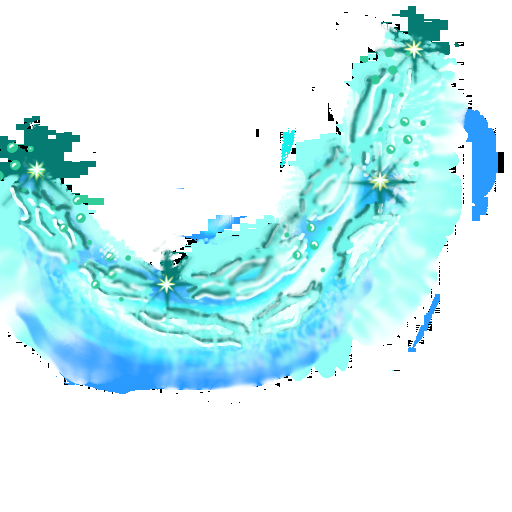
#> input picture art/theron_slash2.png, 512 x 512 px, found by its file name
$ python slash_layers.py
#> lines starting #> are read from the running program, lines starting #| are printed output that depends on the picture; after the words box and inside, x2 and y2 are one past the last pixel; in counts of white or black regions, pixels touching at a corner belong together
import numpy as np, cv2, sys
im=cv2.imread('art/theron_slash2.png',cv2.IMREAD_UNCHANGED).astype(np.float32)
B,G,R,A=[im[:,:,i] for i in range(4)]
H,W=A.shape
#> H = 512; W = 512
lum=0.3*R+0.59*G+0.11*B
mx=np.maximum(np.maximum(R,G),B); mn=np.minimum(np.minimum(R,G),B); sat=(mx-mn)/(mx+1)
# --- layer 3: sparkles (white star cores + their 8 rays) and the small green dots
white=((R>235)&(G>235)&(B>220)&(A>200)).astype(np.uint8)
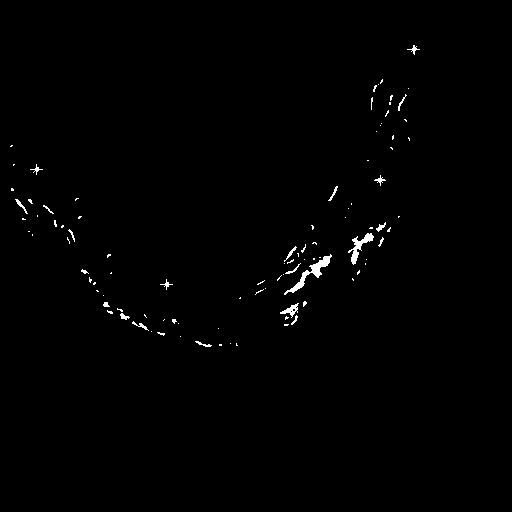
#> white: shape (512, 512); values 0 (black) and 1 (white), 0.7% white; 98 white regions (76 under 20 px), largest, box (x1, y1, x2, y2) and area: (284, 254, 332, 295) 367, (348, 233, 374, 265) 252, (280, 303, 299, 318) 106
n,lab,stats,cent=cv2.connectedComponentsWithStats(white,8)
#> lab: shape (512, 512) int32; 99 distinct labels, from 0 to 98
#> n = 99; stats = 99 rows, first 6: [0, 0, 512, 512, 260309], [407, 45, 13, 10, 38], [380, 79, 3, 5, 8], [373, 85, 4, 7, 15], [378, 84, 1, 1, 1], [408, 88, 1, 1, 1]; cent = 99 pairs, first value 11 to 413.4, second value 49.03 to 344.5
stars=[]
for i in range(1,n):
  x,y,w,h,ar=stats[i]
  if 4<=ar<=140 and max(w,h)<=16: stars.append((cent[i][0],cent[i][1],ar,w,h))
#> this loop made 98 passes
#> (x, y, w, h, ar) on passes 1 to 12: (407, 45, 13, 10, 38), (380, 79, 3, 5, 8), (373, 85, 4, 7, 15), (378, 84, 1, 1, 1), (408, 88, 1, 1, 1), (390, 95, 3, 6, 12), (398, 94, 9, 17, 34), (371, 97, 2, 13, 17), (389, 102, 2, 3, 6), (385, 110, 4, 7, 11), (404, 119, 3, 3, 5), (381, 123, 1, 1, 1)
#> after the loop, stars = 62 items, first 6: (413.4, 49.03, 38, 13, 10), (381.1, 81, 8, 3, 5), (374.3, 87.87, 15, 4, 7), (390.8, 97.17, 12, 3, 6), (371.3, 102.2, 17, 2, 13), (389.5, 103, 6, 2, 3)
print('star candidates',[(round(a),round(b),c) for a,b,c,_,_ in stars])
#> (printed output is left out)
yy,xx=np.mgrid[0:H,0:W].astype(np.float32)
STARS=[(413,49),(36,169),(380,180),(166,284)]
star=np.zeros((H,W),np.float32)
for cx,cy in STARS:
  dx,dy=xx-cx,yy-cy; d=np.hypot(dx,dy)
  m=np.clip(1.2-(d-5)/2,0,1)       # bright core
  for k in range(8):
    ang=k*np.pi/4; ux,uy=np.cos(ang),np.sin(ang); along=dx*ux+dy*uy; side=np.abs(-dx*uy+dy*ux)
    L=34 if k%2==0 else 20
    w=np.where((along>0)&(along<L+3), 2.2*(1-along/(L+3))+1.3, 0)
    m=np.maximum(m,np.clip(w-side+0.5,0,1))
  star=np.maximum(star,m*(d<40))
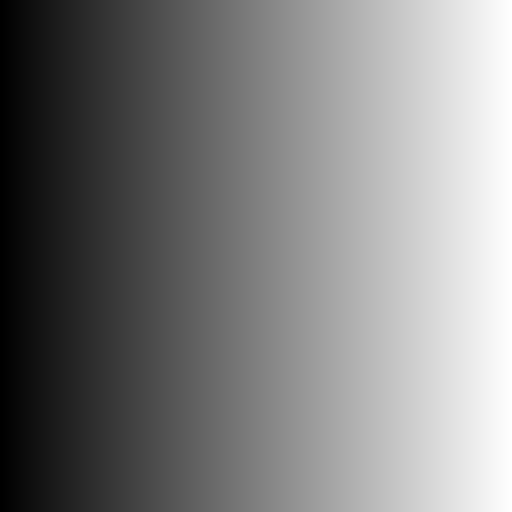
#> dx: shape (512, 512) float32; min -166, max 345, mean 89.5; drawn with min black and max white
dots=((G>B+12)&(G>R+45)&(A>110)).astype(np.uint8)
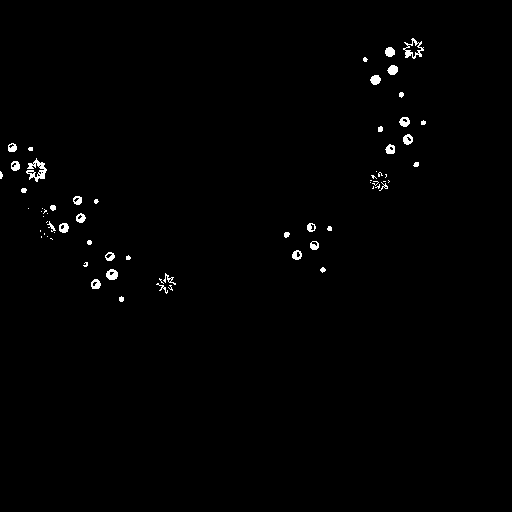
#> dots: shape (512, 512); values 0 (black) and 1 (white), 0.84% white; 66 white regions (32 under 20 px), largest, box (x1, y1, x2, y2) and area: (26, 158, 47, 182) 222, (403, 38, 424, 59) 160, (106, 269, 118, 280) 96
n,lab,stats,cent=cv2.connectedComponentsWithStats(dots,8)
#> lab: shape (512, 512) int32; 67 distinct labels, from 0 to 66
#> n = 67; stats = 67 rows, first 6: [0, 0, 512, 512, 259955], [403, 38, 21, 21, 160], [385, 47, 10, 10, 79], [363, 57, 5, 5, 18], [387, 65, 11, 10, 82], [370, 75, 11, 10, 82]; cent = 67 pairs, first value 0.722 to 422.9, second value 49.06 to 298.7
dm=np.zeros((H,W),np.uint8)
for i in range(1,n):
  if 3<=stats[i][4]<=90: dm[lab==i]=1
#> dm: shape (512, 512); values 0 (black) and 1 (white), 0.65% white; 49 white regions (18 under 20 px), largest, box (x1, y1, x2, y2) and area: (387, 65, 398, 75) 82, (370, 75, 381, 85) 82, (385, 47, 395, 57) 79
dm=cv2.dilate(dm,np.ones((3,3),np.uint8))
#> dm: shape (512, 512); values 0 (black) and 1 (white), 1.3% white; 38 white regions (1 under 20 px), largest, box (x1, y1, x2, y2) and area: (370, 171, 391, 192) 290, (155, 272, 177, 295) 289, (398, 116, 411, 128) 131
print('dots',int((n)),'kept px',int(dm.sum()))
#| dots 67 kept px 3419
m3=np.maximum(star,dm.astype(np.float32)*((A>40).astype(np.float32)))
# --- layer 2: the crystal streaks: opaque and not the soft blue glow
crys=((A>=225)&~((B>G+12)&(R<120))).astype(np.uint8)
#> crys: shape (512, 512); values 0 (black) and 1 (white), 12.8% white; 38 white regions (25 under 20 px), largest, box (x1, y1, x2, y2) and area: (11, 66, 412, 365) 32606, (402, 39, 425, 65) 199, (404, 135, 412, 144) 58
crys=cv2.morphologyEx(crys,cv2.MORPH_OPEN,np.ones((2,2),np.uint8))
#> crys: shape (512, 512); values 0 (black) and 1 (white), 12.7% white; 33 white regions (19 under 20 px), largest, box (x1, y1, x2, y2) and area: (12, 67, 413, 366) 32280, (28, 162, 49, 184) 211, (404, 41, 425, 62) 184
crys=cv2.morphologyEx(crys,cv2.MORPH_CLOSE,np.ones((3,3),np.uint8))
#> crys: shape (512, 512); values 0 (black) and 1 (white), 12.9% white; 27 white regions (15 under 20 px), largest, box (x1, y1, x2, y2) and area: (12, 67, 413, 366) 32966, (404, 41, 425, 66) 195, (405, 136, 413, 145) 58
m2=cv2.GaussianBlur(crys.astype(np.float32),(3,3),0)*(1-m3)
vis=np.zeros((H,W,3),np.uint8); vis[:,:,2]=(m3*255).astype(np.uint8); vis[:,:,1]=(m2*255).astype(np.uint8); vis[:,:,0]=(A*(1-np.maximum(m2,m3))).astype(np.uint8)
#> after `vis[:, :, 1] = (m2 * 255).astype(np.uint8)`:
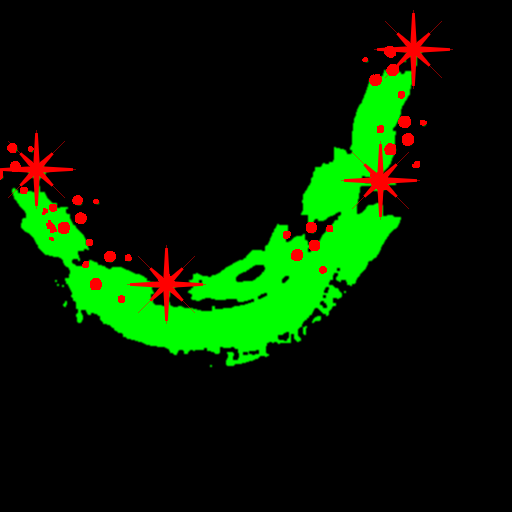
#> vis: shape (512, 512, 3); mean of channels 0, 1, 2 0, 29.6, 6.3; drawn as B, G, R
rgb=im[:,:,:3]; a=A/255.
a_nos=a*(1-cv2.dilate((m3>0.02).astype(np.uint8),np.ones((5,5),np.uint8)))
def blurp(rad):   # colour and alpha blurred together (premultiplied), so the glow keeps the arc's own colours
#> called with rad = 7
  pa=cv2.GaussianBlur(a_nos,(0,0),rad); pc=cv2.GaussianBlur(rgb*a_nos[...,None],(0,0),rad)/np.maximum(pa,1e-3)[...,None]
#> after `pc = cv2.GaussianBlur(rgb * a_nos[..., None], (0, 0), rad) / np.maximu`:
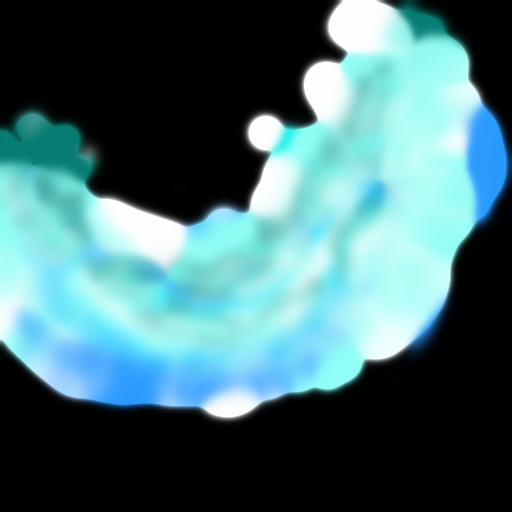
#> pc: shape (512, 512, 3) float32; mean B, G, R 115.4, 111.2, 71.7; drawn with min black and max white
  return pc,pa
mU=np.clip(np.maximum(m2,m3),0,1)
# layer 1: everything that is not crystal or sparkle; under them a soft cyan glow made from the arc itself
gc,ga=blurp(7)
hole=cv2.dilate((mU>0.02).astype(np.uint8),np.ones((3,3),np.uint8)).astype(np.float32)
#> hole: shape (512, 512) float32; values 0 (black) and 1 (white), 17.3% white; 9 white regions, largest, box (x1, y1, x2, y2) and area: (0, 9, 454, 368) 44528, (401, 132, 415, 147) 189, (71, 194, 84, 207) 145
hole=cv2.GaussianBlur(hole,(5,5),0)
L1c=rgb*(1-hole[...,None])+gc*hole[...,None]
L1a=a*(1-hole)+np.minimum(1,ga*0.9)*hole
# layer 2: the crystal; where a sparkle or dot sits on it, the crystal continues underneath (inpainted)
L2a=a*m2; L2c=rgb.copy()
m3d=cv2.dilate((m3>0.05).astype(np.uint8),np.ones((5,5),np.uint8))
#> m3d: shape (512, 512); values 0 (black) and 1 (white), 5.7% white; 28 white regions, largest, box (x1, y1, x2, y2) and area: (367, 8, 455, 91) 2877, (0, 128, 78, 211) 2743, (339, 139, 422, 222) 2633
src8=np.clip(rgb,0,255).astype(np.uint8)
valid=(1-m3d).astype(np.float32); ac=a*m2*valid
num=cv2.GaussianBlur(rgb*ac[...,None],(0,0),3); den=cv2.GaussianBlur(ac,(0,0),3); vb=cv2.GaussianBlur(valid,(0,0),3)
#> after `vb = cv2.GaussianBlur(valid, (0, 0), 3)`:
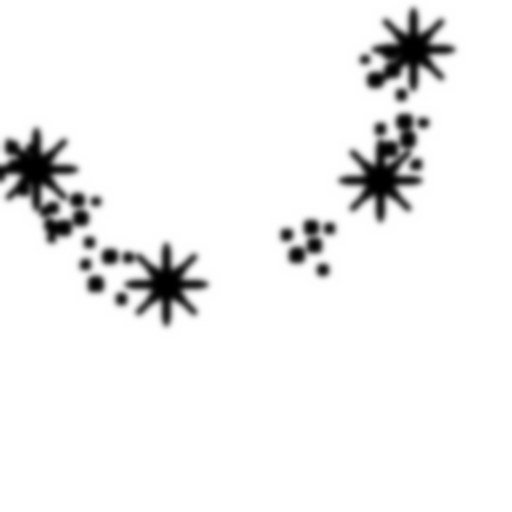
#> vb: shape (512, 512) float32; min 0, max 1, mean 0.943
fillc=num/np.maximum(den,1e-4)[...,None]; filla=den/np.maximum(vb,1e-4)
for sg in (7,12):   # star centres are wider than a small blur reaches: fill what is still empty from further away
  num2=cv2.GaussianBlur(rgb*ac[...,None],(0,0),sg); den2=cv2.GaussianBlur(ac,(0,0),sg); vb2=cv2.GaussianBlur(valid,(0,0),sg)
  w=np.clip(1-den/np.maximum(vb,1e-4)/0.5,0,1)*(den2>1e-3)
  fillc=fillc*(1-w[...,None])+(num2/np.maximum(den2,1e-4)[...,None])*w[...,None]; filla=np.maximum(filla, (den2/np.maximum(vb2,1e-4))*w)
  den,vb=den2,vb2
#> this loop made 2 passes
#> pass 1, `den2 = cv2.GaussianBlur(ac, (0, 0), sg)`:
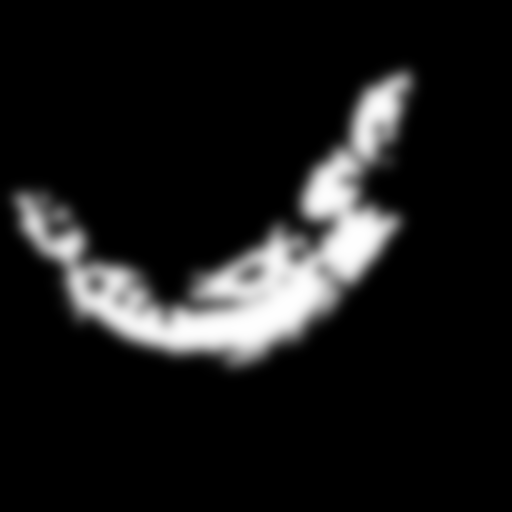
#> den2: shape (512, 512) float32; min 0, max 0.999, mean 0.104
L2c=np.where(m3d[...,None]>0, fillc, rgb); L2a=np.where(m3d>0, np.maximum(L2a, filla), L2a)
# layer 3: sparkles and dots, as painted
L3a=a*m3; L3c=rgb
def save(c,al,f):
  out=np.dstack([np.clip(c,0,255),np.clip(al*255,0,255)]).astype(np.uint8); cv2.imwrite(f,out)
save(L1c,L1a,'public/textures/fx/theron_slash_1.png'); save(L2c,L2a,'public/textures/fx/theron_slash_2.png'); save(L3c,L3a,'public/textures/fx/theron_slash_3.png')
def over(bc,ba,c,al):
  oa=al+ba*(1-al); oc=(c*al[...,None]+bc*(ba*(1-al))[...,None])/np.maximum(oa,1e-4)[...,None]; return oc,oa
c,al=L1c,L1a; c12,a12=over(c,al,L2c,L2a); c123,a123=over(c12,a12,L3c,L3a)
err=np.abs(c123*a123[...,None]-rgb*a[...,None]).mean(); print('mean abs premult error',round(float(err),2))
#> after `err = np.abs(c123 * a123[..., None] - rgb * a[..., None]).mean()`: err = 1.62
#| mean abs premult error 1.62
bg=np.zeros((H,W,3),np.float32); bg[:]=(40,30,30)
tiles=[]
for cc,aa in [(L1c,L1a),(c12,a12),(c123,a123),(rgb,a)]:
  tiles.append((cc*aa[...,None]+bg*(1-aa[...,None])).astype(np.uint8))
#> this loop made 4 passes
#> after the loop, tiles = 4 items
